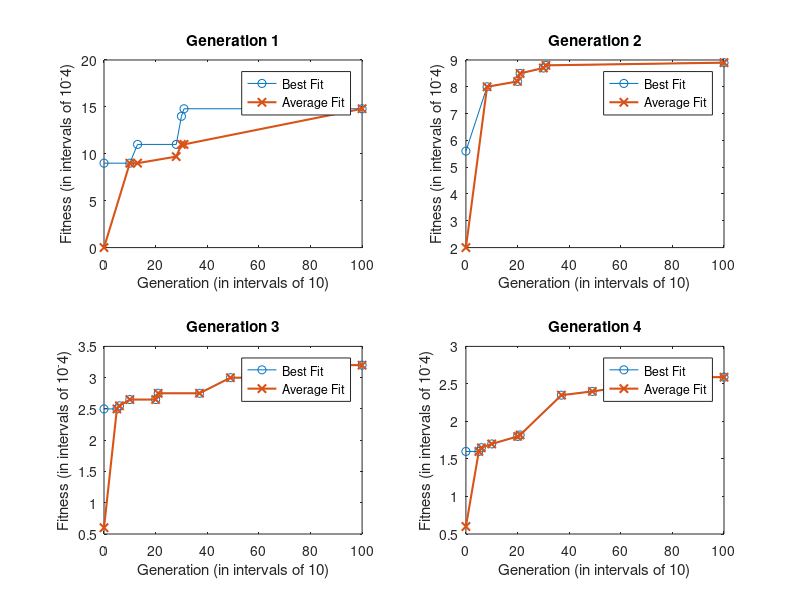

Reproduce this figure in MATLAB.

x_gen1 = [0, 10, 13, 28, 30, 31, 100];
y_best_fit_gen1 = [9, 9, 11, 11, 14, 14.8, 14.8];
y_avg_fit_gen1 = [0, 9, 9, 9.7, 11, 11, 14.8];
x_gen2 = [0, 8.2, 20, 21, 30, 31, 100];
y_best_fit_gen2 = [5.6, 8, 8.2, 8.5, 8.7, 8.8, 8.9];
y_avg_fit_gen2 = [0, 10, 20, 21, 30, 31, 100];
y_avg_fit_gen2 = [2, 8, 8.2, 8.5, 8.7, 8.8, 8.9];
x_gen3 = [0, 5, 6, 10, 20, 21, 37, 49, 55, 56, 100];
y_best_fit_gen3 = [2.5, 2.5, 2.55, 2.65, 2.65, 2.75, 2.75, 3, 3, 3.2, 3.2];
y_avg_fit_gen3 = [0, 5, 6, 10, 20, 21, 37, 49, 55, 56, 100];
y_avg_fit_gen3 = [0.6, 2.5, 2.55, 2.65, 2.65, 2.75, 2.75, 3, 3, 3.2, 3.2];
x_gen4 = [0, 5, 6, 10, 20, 21, 37, 49, 55, 66, 70, 100];
y_best_fit_gen4 = [1.6, 1.6, 1.65, 1.7, 1.8, 1.82, 2.35, 2.4, 2.43, 2.43, 2.59, 2.59];
y_avg_fit_gen4 = [0, 5, 6, 10, 20, 21, 37, 49, 55, 66, 70, 100];
y_avg_fit_gen4 = [0.6, 1.6, 1.65, 1.7, 1.8, 1.82, 2.35, 2.4, 2.43, 2.43, 2.59, 2.59];

% Plotting
figure;

subplot(2, 2, 1);
plot(x_gen1, y_best_fit_gen1, '-o', x_gen1, y_avg_fit_gen1, '-x', 'LineWidth', 1.5);
title('Generation 1');
xlabel('Generation (in intervals of 10)');
ylabel('Fitness (in intervals of 10^-4)');
legend('Best Fit', 'Average Fit');

subplot(2, 2, 2);
plot(x_gen2, y_best_fit_gen2, '-o', x_gen2, y_avg_fit_gen2, '-x', 'LineWidth', 1.5);
title('Generation 2');
xlabel('Generation (in intervals of 10)');
ylabel('Fitness (in intervals of 10^-4)');
legend('Best Fit', 'Average Fit');

subplot(2, 2, 3);
plot(x_gen3, y_best_fit_gen3, '-o', x_gen3, y_avg_fit_gen3, '-x', 'LineWidth', 1.5);
title('Generation 3');
xlabel('Generation (in intervals of 10)');
ylabel('Fitness (in intervals of 10^-4)');
legend('Best Fit', 'Average Fit');

subplot(2, 2, 4);
plot(x_gen4, y_best_fit_gen4, '-o', x_gen4, y_avg_fit_gen4, '-x', 'LineWidth', 1.5);
title('Generation 4');
xlabel('Generation (in intervals of 10)');
ylabel('Fitness (in intervals of 10^-4)');
legend('Best Fit', 'Average Fit');
